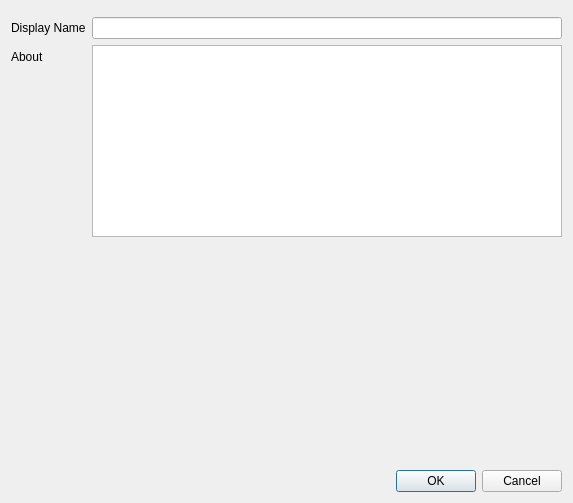
<?xml version="1.0" encoding="UTF-8"?>
<ui version="4.0">
 <class>CreateChatDialog</class>
 <widget class="QDialog" name="CreateChatDialog">
  <property name="geometry">
   <rect>
    <x>0</x>
    <y>0</y>
    <width>573</width>
    <height>503</height>
   </rect>
  </property>
  <property name="windowTitle">
   <string>Dialog</string>
  </property>
  <layout class="QVBoxLayout" name="verticalLayout">
   <item>
    <widget class="AvatarWgt" name="avatarWgt" native="true"/>
   </item>
   <item>
    <layout class="QFormLayout" name="formLayout">
     <item row="0" column="0">
      <widget class="QLabel" name="label_2">
       <property name="text">
        <string>Display Name</string>
       </property>
      </widget>
     </item>
     <item row="0" column="1">
      <widget class="QLineEdit" name="displayNameEdit"/>
     </item>
     <item row="1" column="0">
      <widget class="QLabel" name="label_5">
       <property name="text">
        <string>About</string>
       </property>
      </widget>
     </item>
     <item row="1" column="1">
      <widget class="QTextEdit" name="aboutTextEdit"/>
     </item>
    </layout>
   </item>
   <item>
    <spacer name="verticalSpacer">
     <property name="orientation">
      <enum>Qt::Orientation::Vertical</enum>
     </property>
     <property name="sizeHint" stdset="0">
      <size>
       <width>20</width>
       <height>138</height>
      </size>
     </property>
    </spacer>
   </item>
   <item>
    <widget class="QLabel" name="errLabel">
     <property name="text">
      <string/>
     </property>
    </widget>
   </item>
   <item>
    <widget class="QLabel" name="loadLabel">
     <property name="sizePolicy">
      <sizepolicy hsizetype="Preferred" vsizetype="Fixed">
       <horstretch>0</horstretch>
       <verstretch>0</verstretch>
      </sizepolicy>
     </property>
     <property name="minimumSize">
      <size>
       <width>0</width>
       <height>40</height>
      </size>
     </property>
     <property name="maximumSize">
      <size>
       <width>16777215</width>
       <height>40</height>
      </size>
     </property>
     <property name="text">
      <string/>
     </property>
     <property name="alignment">
      <set>Qt::AlignmentFlag::AlignCenter</set>
     </property>
    </widget>
   </item>
   <item>
    <widget class="QDialogButtonBox" name="buttonBox">
     <property name="orientation">
      <enum>Qt::Orientation::Horizontal</enum>
     </property>
     <property name="standardButtons">
      <set>QDialogButtonBox::StandardButton::Cancel|QDialogButtonBox::StandardButton::Ok</set>
     </property>
    </widget>
   </item>
  </layout>
 </widget>
 <customwidgets>
  <customwidget>
   <class>AvatarWgt</class>
   <extends>QWidget</extends>
   <header>presentation/profile/avatarwgt.h</header>
   <container>1</container>
  </customwidget>
 </customwidgets>
 <resources/>
 <connections>
  <connection>
   <sender>buttonBox</sender>
   <signal>accepted()</signal>
   <receiver>CreateChatDialog</receiver>
   <slot>accept()</slot>
   <hints>
    <hint type="sourcelabel">
     <x>248</x>
     <y>254</y>
    </hint>
    <hint type="destinationlabel">
     <x>157</x>
     <y>274</y>
    </hint>
   </hints>
  </connection>
  <connection>
   <sender>buttonBox</sender>
   <signal>rejected()</signal>
   <receiver>CreateChatDialog</receiver>
   <slot>reject()</slot>
   <hints>
    <hint type="sourcelabel">
     <x>316</x>
     <y>260</y>
    </hint>
    <hint type="destinationlabel">
     <x>286</x>
     <y>274</y>
    </hint>
   </hints>
  </connection>
 </connections>
</ui>
